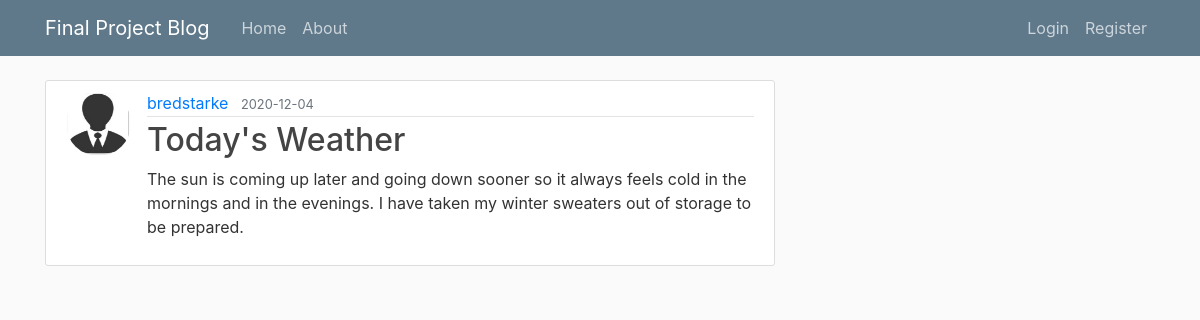
Screenshot of /post/3 with the database file from the repository.
### finalprojectblog/models.py (models this page shows, shortened)
class User(db.Model, UserMixin):
    id = db.Column(db.Integer, primary_key=True)
    username = db.Column(db.String(20), unique=True, nullable=False)
    email = db.Column(db.String(120), unique=True, nullable=False)
    image_file = db.Column(db.String(20), nullable=False, default='default.jpg')
    password = db.Column(db.String(60), nullable=False)
    posts = db.relationship('Post', backref='author', lazy=True)

class Post(db.Model):
    id = db.Column(db.Integer, primary_key=True)
    title = db.Column(db.String(100), nullable=False)
    date_posted = db.Column(db.DateTime, nullable=False, default=datetime.utcnow)
    content = db.Column(db.Text, nullable=False)
    user_id = db.Column(db.Integer, db.ForeignKey('user.id'), nullable=False)

### finalprojectblog/routes.py (the view)
@app.route("/post/<int:post_id>")
def post(post_id):
    post = Post.query.get_or_404(post_id)
    return render_template('post.html', title=post.title, post=post)

### finalprojectblog/templates/post.html (shortened to what this page needs)
{% extends "layout.html" %}
{% block content %}
    <article class="media content-section">
        <img class="rounded-circle article-img" src="{{ url_for('static', filename='profile_pics/' + post.author.image_file) }}">
        <div class="media-body">
            <div class="article-metadata">
              <a class="mr-2" href="#">{{ post.author.username }}</a>
              <small class="text-muted">{{ post.date_posted.strftime("%Y-%m-%d") }}</small>
            </div>
            <h2 class="article-title">{{ post.title }}</h2>
            <p class="article-content">{{ post.content }}</p>
        </div>
    </article>
{% endblock content %}

### finalprojectblog/static/main.css (style rules this page uses)
body { background: #fafafa; color: #333333; margin-top: 5rem; }
h1, h2, h3, h4, h5, h6 { color: #444444; }
.content-section { background: #ffffff; padding: 10px 20px; border: 1px solid #dddddd; border-radius: 3px; margin-bottom: 20px; }
.article-title { color: #444444; }
.article-content { white-space: pre-line; }
.article-img { height: 65px; width: 65px; margin-right: 16px; }
.article-metadata { padding-bottom: 1px; margin-bottom: 4px; border-bottom: 1px solid #e3e3e3 }

### rows the page displays
User: image_file (placeholder picture), author.username "bredstarke"
Post: date_posted "2020-12-04", title "Today's Weather", content "The sun is coming up later and going down sooner so it always feels cold in the mornings and in the evenings. I have taken my winter sweaters out of storage to be prepared."
